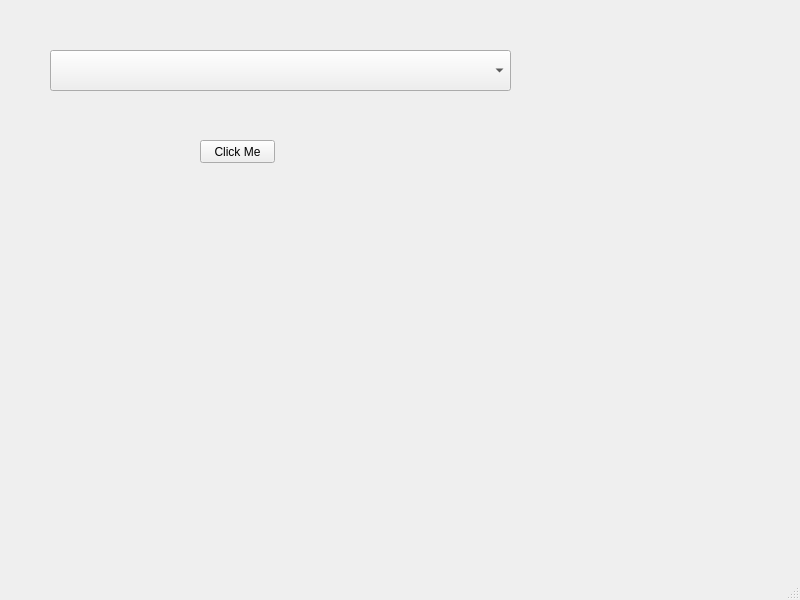
<?xml version="1.0" encoding="UTF-8"?>
<ui version="4.0">
 <class>MainWindow</class>
 <widget class="QMainWindow" name="MainWindow">
  <property name="geometry">
   <rect>
    <x>0</x>
    <y>0</y>
    <width>800</width>
    <height>600</height>
   </rect>
  </property>
  <property name="windowTitle">
   <string>MainWindow</string>
  </property>
  <widget class="QWidget" name="centralwidget">
   <widget class="QComboBox" name="comboBox">
    <property name="geometry">
     <rect>
      <x>50</x>
      <y>50</y>
      <width>461</width>
      <height>41</height>
     </rect>
    </property>
   </widget>
   <widget class="QPushButton" name="pushButton">
    <property name="geometry">
     <rect>
      <x>200</x>
      <y>140</y>
      <width>75</width>
      <height>23</height>
     </rect>
    </property>
    <property name="text">
     <string>Click Me</string>
    </property>
   </widget>
  </widget>
  <widget class="QMenuBar" name="menubar">
   <property name="geometry">
    <rect>
     <x>0</x>
     <y>0</y>
     <width>800</width>
     <height>21</height>
    </rect>
   </property>
  </widget>
  <widget class="QStatusBar" name="statusbar"/>
 </widget>
 <resources/>
 <connections/>
</ui>
